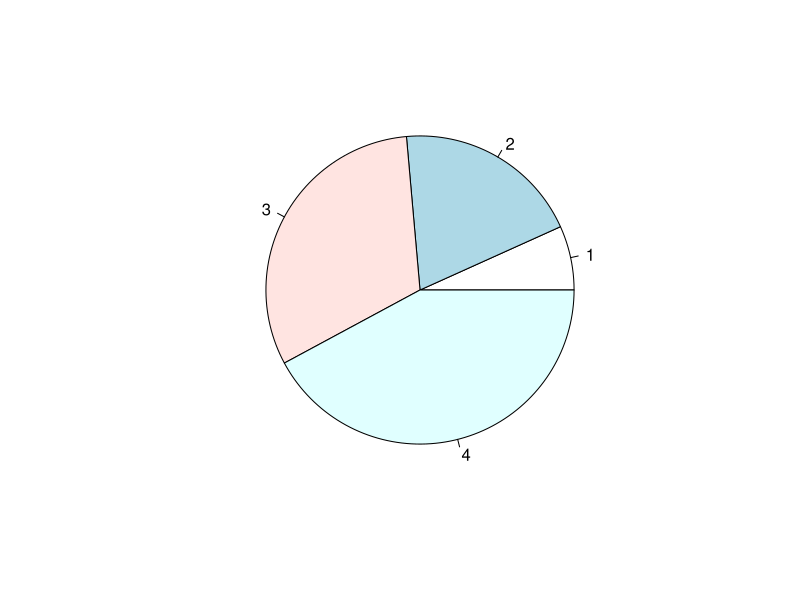
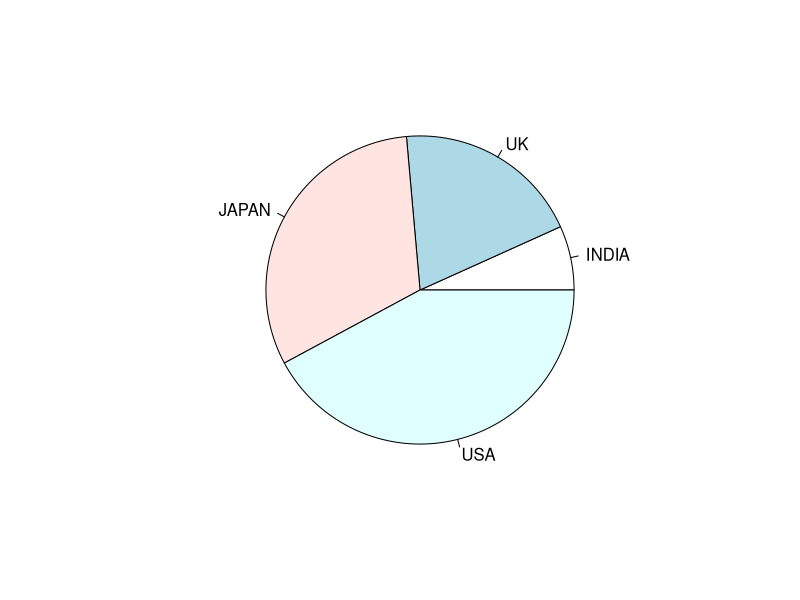
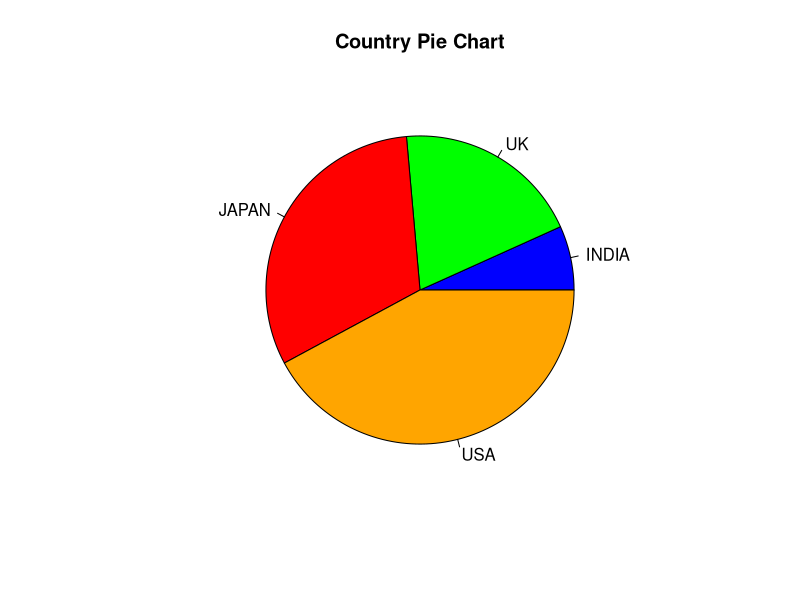
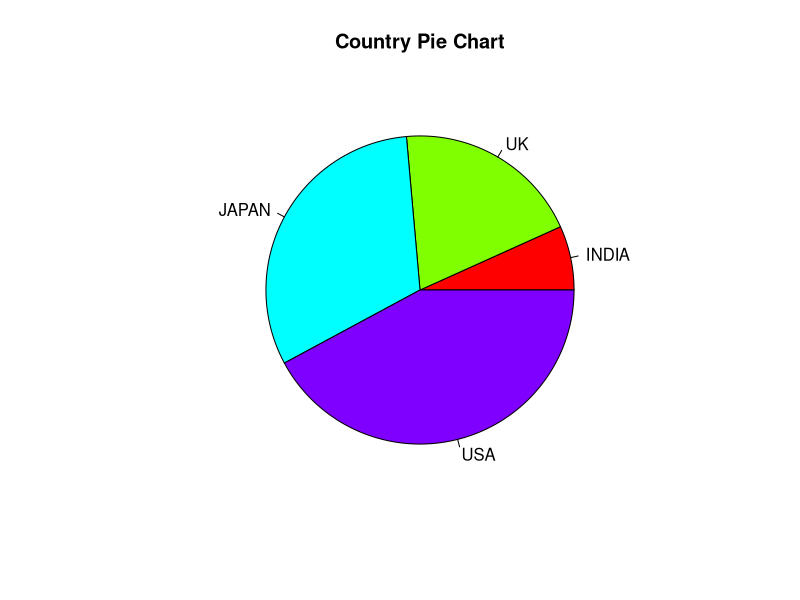
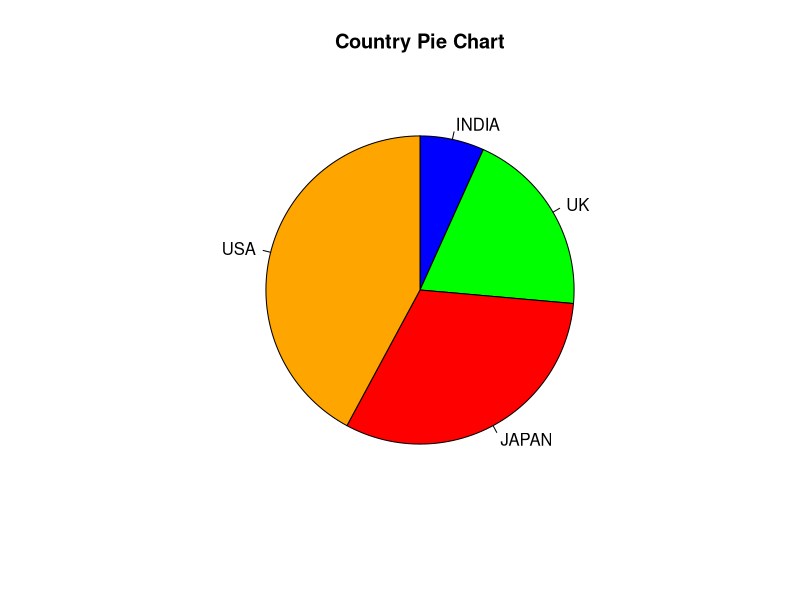
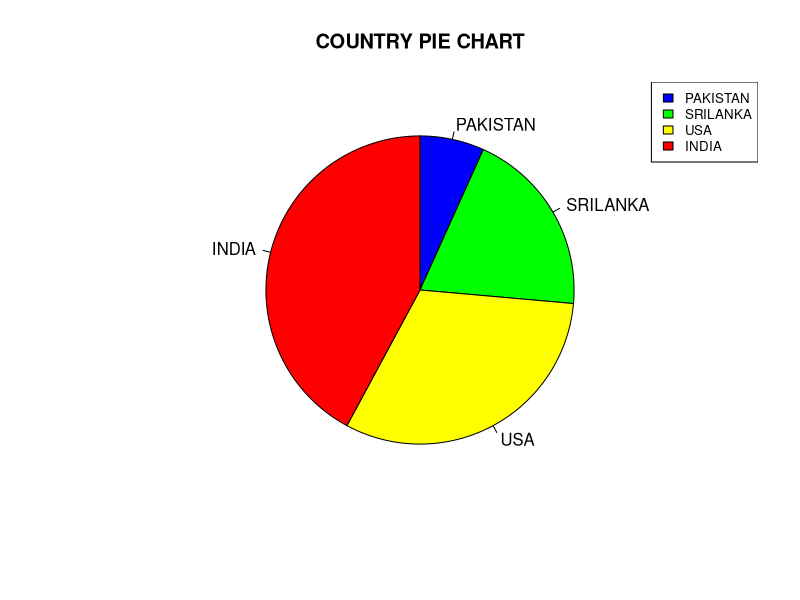
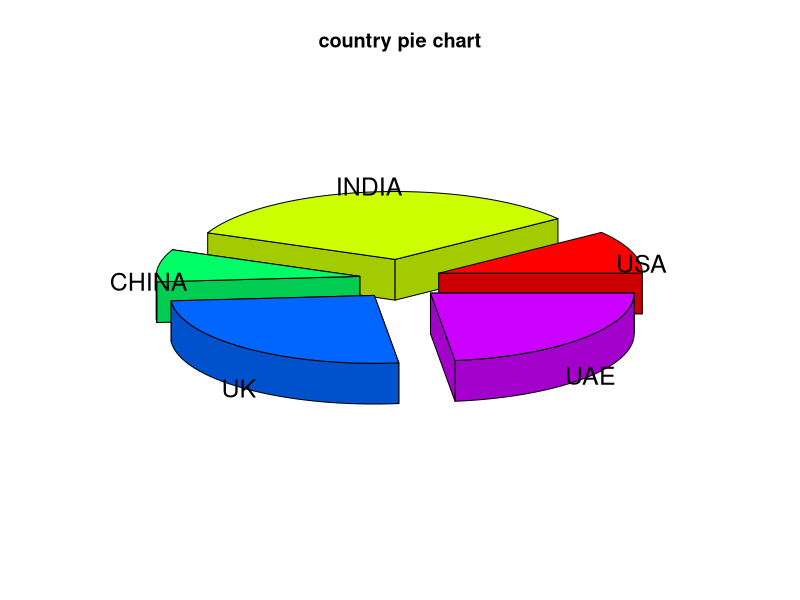
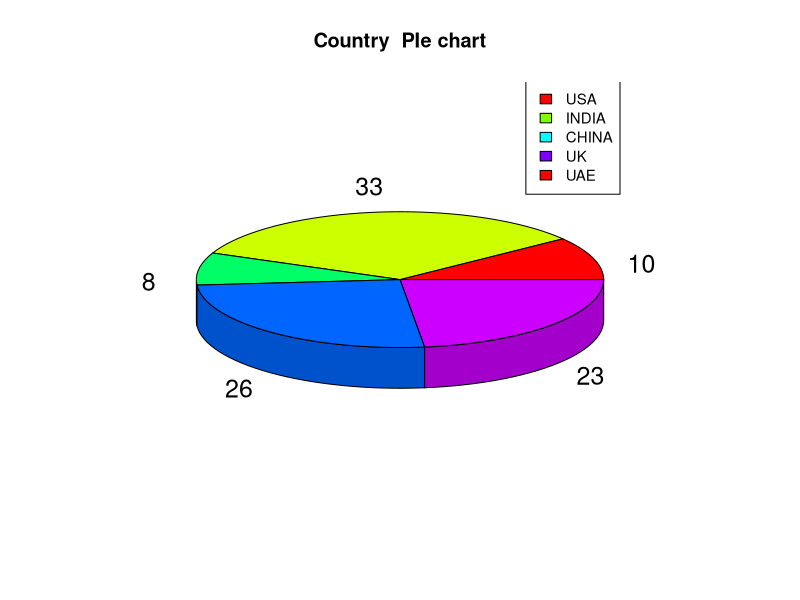

Source code (R) for these figures, in order:
#(1)
x<- c(12,35,56,75)
labels<- c("INDIA","UK","JAPAN","USA")
pie(x)

#(2)
x<- c(12,35,56,75)
labels<- c("INDIA","UK","JAPAN","USA")
pie(x,labels)

#(3)
x<- c(12,35,56,75)
labels<- c("INDIA","UK","JAPAN","USA")
colors=c("blue","green","red","orange")
pie(x,labels,main="Country Pie Chart",col=colors)

#(4)
x<- c(12,35,56,75)
labels<- c("INDIA","UK","JAPAN","USA")
pie(x,labels,main="Country Pie Chart",col=rainbow(length(x)))

#(5)
x<- c(12,35,56,75)
labels<- c("INDIA","UK","JAPAN","USA")
colors=c("blue","green","red","orange")
pie(x,labels,main="Country Pie Chart",col=colors, clockwise=TRUE)

#(6)
x<- c(12,35,56,75)
labels<- c("PAKISTAN","SRILANKA","USA","INDIA")
colors=c("blue","green","yellow","red")
pie(x,labels,main="COUNTRY PIE CHART",col=colors,clockwise=TRUE)
legend("topright",c("PAKISTAN","SRILANKA","USA","INDIA"),cex=0.8,fill=colors)

#3d pie chart
install.packages("plotrix")
library(plotrix)
x2<- c(20,65,15,50,45)
label2<- c("USA","INDIA","CHINA","UK","UAE")
pie3D(x2,labels=label2,explode=0.2,main="country pie chart")

x1<- c(20,65,15,50,45)
label1<- c("USA","INDIA","CHINA","UK","UAE")
pie_percent<- round(100*x1/sum(x1))
pie3D(x1,labels =pie_percent,main="Country  PIe chart",col=rainbow(length(x1)))
legend("topright",label1,cex=0.9,fill=rainbow(length(x)))
